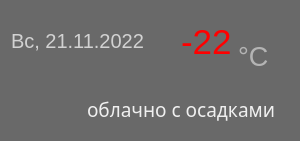
   <widget class="QFrame" name="weather_1">
    <property name="geometry">
     <rect>
      <x>20</x>
      <y>500</y>
      <width>300</width>
      <height>141</height>
     </rect>
    </property>
    <property name="minimumSize">
     <size>
      <width>300</width>
      <height>0</height>
     </size>
    </property>
    <property name="maximumSize">
     <size>
      <width>300</width>
      <height>16777215</height>
     </size>
    </property>
    <property name="styleSheet">
     <string notr="true">background: #696969;
border-radius: 30px;</string>
    </property>
    <property name="frameShape">
     <enum>QFrame::StyledPanel</enum>
    </property>
    <property name="frameShadow">
     <enum>QFrame::Raised</enum>
    </property>
    <widget class="QWidget" name="layoutWidget_12">
     <property name="geometry">
      <rect>
       <x>10</x>
       <y>10</y>
       <width>282</width>
       <height>129</height>
      </rect>
     </property>
     <layout class="QGridLayout" name="weather_1_layout">
      <item row="0" column="0">
       <widget class="QFrame" name="weather_1_tempdate">
        <property name="minimumSize">
         <size>
          <width>280</width>
          <height>60</height>
         </size>
        </property>
        <property name="maximumSize">
         <size>
          <width>280</width>
          <height>60</height>
         </size>
        </property>
        <property name="frameShape">
         <enum>QFrame::StyledPanel</enum>
        </property>
        <property name="frameShadow">
         <enum>QFrame::Raised</enum>
        </property>
        <widget class="QLabel" name="weather_1_date">
         <property name="geometry">
          <rect>
           <x>0</x>
           <y>0</y>
           <width>171</width>
           <height>60</height>
          </rect>
         </property>
         <property name="minimumSize">
          <size>
           <width>0</width>
           <height>60</height>
          </size>
         </property>
         <property name="maximumSize">
          <size>
           <width>1122</width>
           <height>60</height>
          </size>
         </property>
         <property name="font">
          <font>
           <family>Nirmala UI</family>
           <pointsize>15</pointsize>
          </font>
         </property>
         <property name="styleSheet">
          <string notr="true">color: rgba(255, 255, 255, 0.7);</string>
         </property>
         <property name="text">
          <string>Вс, 21.11.2022</string>
         </property>
         <property name="alignment">
          <set>Qt::AlignLeading|Qt::AlignLeft|Qt::AlignVCenter</set>
         </property>
        </widget>
        <widget class="QFrame" name="weather_1_temp_frame">
         <property name="geometry">
          <rect>
           <x>170</x>
           <y>0</y>
           <width>110</width>
           <height>60</height>
          </rect>
         </property>
         <property name="minimumSize">
          <size>
           <width>110</width>
           <height>60</height>
          </size>
         </property>
         <property name="maximumSize">
          <size>
           <width>110</width>
           <height>60</height>
          </size>
         </property>
         <property name="frameShape">
          <enum>QFrame::StyledPanel</enum>
         </property>
         <property name="frameShadow">
          <enum>QFrame::Raised</enum>
         </property>
         <widget class="QWidget" name="layoutWidget_18">
          <property name="geometry">
           <rect>
            <x>0</x>
            <y>0</y>
            <width>111</width>
            <height>62</height>
           </rect>
          </property>
          <layout class="QFormLayout" name="weather_1_temp_layout">
           <property name="formAlignment">
            <set>Qt::AlignLeading|Qt::AlignLeft|Qt::AlignVCenter</set>
           </property>
           <item row="0" column="0">
            <widget class="QLabel" name="weather_1_temp_value">
             <property name="minimumSize">
              <size>
               <width>30</width>
               <height>60</height>
              </size>
             </property>
             <property name="maximumSize">
              <size>
               <width>200</width>
               <height>60</height>
              </size>
             </property>
             <property name="font">
              <font>
               <family>Nirmala UI</family>
               <pointsize>26</pointsize>
               <weight>50</weight>
               <italic>false</italic>
               <bold>false</bold>
               <underline>false</underline>
               <strikeout>false</strikeout>
               <stylestrategy>PreferDefault</stylestrategy>
               <kerning>false</kerning>
              </font>
             </property>
             <property name="mouseTracking">
              <bool>false</bool>
             </property>
             <property name="contextMenuPolicy">
              <enum>Qt::NoContextMenu</enum>
             </property>
             <property name="styleSheet">
              <string notr="true">color: red;
line-height: 0;</string>
             </property>
             <property name="inputMethodHints">
              <set>Qt::ImhNone</set>
             </property>
             <property name="text">
              <string>-22</string>
             </property>
            </widget>
           </item>
           <item row="0" column="1">
            <widget class="QLabel" name="weather_1_temp_text">
             <property name="minimumSize">
              <size>
               <width>40</width>
               <height>60</height>
              </size>
             </property>
             <property name="maximumSize">
              <size>
               <width>40</width>
               <height>60</height>
              </size>
             </property>
             <property name="palette">
              <palette>
               <active>
                <colorrole role="WindowText">
                 <brush brushstyle="SolidPattern">
                  <color alpha="127">
                   <red>255</red>
                   <green>255</green>
                   <blue>255</blue>
                  </color>
                 </brush>
                </colorrole>
                <colorrole role="Button">
                 <brush brushstyle="SolidPattern">
                  <color alpha="255">
                   <red>105</red>
                   <green>105</green>
                   <blue>105</blue>
                  </color>
                 </brush>
                </colorrole>
                <colorrole role="Text">
                 <brush brushstyle="SolidPattern">
                  <color alpha="127">
                   <red>255</red>
                   <green>255</green>
                   <blue>255</blue>
                  </color>
                 </brush>
                </colorrole>
                <colorrole role="ButtonText">
                 <brush brushstyle="SolidPattern">
                  <color alpha="127">
                   <red>255</red>
                   <green>255</green>
                   <blue>255</blue>
                  </color>
                 </brush>
                </colorrole>
                <colorrole role="Base">
                 <brush brushstyle="SolidPattern">
                  <color alpha="255">
                   <red>105</red>
                   <green>105</green>
                   <blue>105</blue>
                  </color>
                 </brush>
                </colorrole>
                <colorrole role="Window">
                 <brush brushstyle="SolidPattern">
                  <color alpha="255">
                   <red>105</red>
                   <green>105</green>
                   <blue>105</blue>
                  </color>
                 </brush>
                </colorrole>
               </active>
               <inactive>
                <colorrole role="WindowText">
                 <brush brushstyle="SolidPattern">
                  <color alpha="127">
                   <red>255</red>
                   <green>255</green>
                   <blue>255</blue>
                  </color>
                 </brush>
                </colorrole>
                <colorrole role="Button">
                 <brush brushstyle="SolidPattern">
                  <color alpha="255">
                   <red>105</red>
                   <green>105</green>
                   <blue>105</blue>
                  </color>
                 </brush>
                </colorrole>
                <colorrole role="Text">
                 <brush brushstyle="SolidPattern">
                  <color alpha="127">
                   <red>255</red>
                   <green>255</green>
                   <blue>255</blue>
                  </color>
                 </brush>
                </colorrole>
                <colorrole role="ButtonText">
                 <brush brushstyle="SolidPattern">
                  <color alpha="127">
                   <red>255</red>
                   <green>255</green>
                   <blue>255</blue>
                  </color>
                 </brush>
                </colorrole>
                <colorrole role="Base">
                 <brush brushstyle="SolidPattern">
                  <color alpha="255">
                   <red>105</red>
                   <green>105</green>
                   <blue>105</blue>
                  </color>
                 </brush>
                </colorrole>
                <colorrole role="Window">
                 <brush brushstyle="SolidPattern">
                  <color alpha="255">
                   <red>105</red>
                   <green>105</green>
                   <blue>105</blue>
                  </color>
                 </brush>
                </colorrole>
               </inactive>
               <disabled>
                <colorrole role="WindowText">
                 <brush brushstyle="SolidPattern">
                  <color alpha="127">
                   <red>255</red>
                   <green>255</green>
                   <blue>255</blue>
                  </color>
                 </brush>
                </colorrole>
                <colorrole role="Button">
                 <brush brushstyle="SolidPattern">
                  <color alpha="255">
                   <red>105</red>
                   <green>105</green>
                   <blue>105</blue>
                  </color>
                 </brush>
                </colorrole>
                <colorrole role="Text">
                 <brush brushstyle="SolidPattern">
                  <color alpha="127">
                   <red>255</red>
                   <green>255</green>
                   <blue>255</blue>
                  </color>
                 </brush>
                </colorrole>
                <colorrole role="ButtonText">
                 <brush brushstyle="SolidPattern">
                  <color alpha="127">
                   <red>255</red>
                   <green>255</green>
                   <blue>255</blue>
                  </color>
                 </brush>
                </colorrole>
                <colorrole role="Base">
                 <brush brushstyle="SolidPattern">
                  <color alpha="255">
                   <red>105</red>
                   <green>105</green>
                   <blue>105</blue>
                  </color>
                 </brush>
                </colorrole>
                <colorrole role="Window">
                 <brush brushstyle="SolidPattern">
                  <color alpha="255">
                   <red>105</red>
                   <green>105</green>
                   <blue>105</blue>
                  </color>
                 </brush>
                </colorrole>
               </disabled>
              </palette>
             </property>
             <property name="font">
              <font>
               <family>Nirmala UI</family>
               <pointsize>20</pointsize>
               <kerning>true</kerning>
              </font>
             </property>
             <property name="layoutDirection">
              <enum>Qt::LeftToRight</enum>
             </property>
             <property name="styleSheet">
              <string notr="true">color: rgba(255, 255, 255, 0.5);</string>
             </property>
             <property name="text">
              <string>°C</string>
             </property>
             <property name="scaledContents">
              <bool>false</bool>
             </property>
             <property name="alignment">
              <set>Qt::AlignBottom|Qt::AlignLeading|Qt::AlignLeft</set>
             </property>
            </widget>
           </item>
          </layout>
         </widget>
        </widget>
       </widget>
      </item>
      <item row="1" column="0">
       <widget class="QFrame" name="weather_1_desc">
        <property name="minimumSize">
         <size>
          <width>280</width>
          <height>60</height>
         </size>
        </property>
        <property name="maximumSize">
         <size>
          <width>280</width>
          <height>60</height>
         </size>
        </property>
        <property name="frameShape">
         <enum>QFrame::StyledPanel</enum>
        </property>
        <property name="frameShadow">
         <enum>QFrame::Raised</enum>
        </property>
        <widget class="QWidget" name="layoutWidget_19">
         <property name="geometry">
          <rect>
           <x>0</x>
           <y>0</y>
           <width>281</width>
           <height>62</height>
          </rect>
         </property>
         <layout class="QFormLayout" name="weather_1_desc_layout">
          <property name="formAlignment">
           <set>Qt::AlignCenter</set>
          </property>
          <item row="0" column="1">
           <widget class="QLabel" name="weather_1_desc_text">
            <property name="minimumSize">
             <size>
              <width>30</width>
              <height>60</height>
             </size>
            </property>
            <property name="maximumSize">
             <size>
              <width>200</width>
              <height>60</height>
             </size>
            </property>
            <property name="font">
             <font>
              <family>Yu Gothic UI Semibold</family>
              <pointsize>14</pointsize>
             </font>
            </property>
            <property name="toolTip">
             <string>облачно с осадками</string>
            </property>
            <property name="styleSheet">
             <string notr="true">color: rgba(255, 255, 255, 0.9);</string>
            </property>
            <property name="text">
             <string>облачно с осадками</string>
            </property>
            <property name="alignment">
             <set>Qt::AlignLeading|Qt::AlignLeft|Qt::AlignVCenter</set>
            </property>
           </widget>
          </item>
          <item row="0" column="0">
           <widget class="QLabel" name="weather_1_desc_img">
            <property name="minimumSize">
             <size>
              <width>60</width>
              <height>60</height>
             </size>
            </property>
            <property name="maximumSize">
             <size>
              <width>60</width>
              <height>60</height>
             </size>
            </property>
            <property name="styleSheet">
             <string notr="true">opacity: 0.2;</string>
            </property>
            <property name="text">
             <string/>
            </property>
            <property name="pixmap">
             <pixmap>weather_img/01d.png</pixmap>
            </property>
            <property name="alignment">
             <set>Qt::AlignCenter</set>
            </property>
           </widget>
          </item>
         </layout>
        </widget>
       </widget>
      </item>
     </layout>
    </widget>
   </widget>
